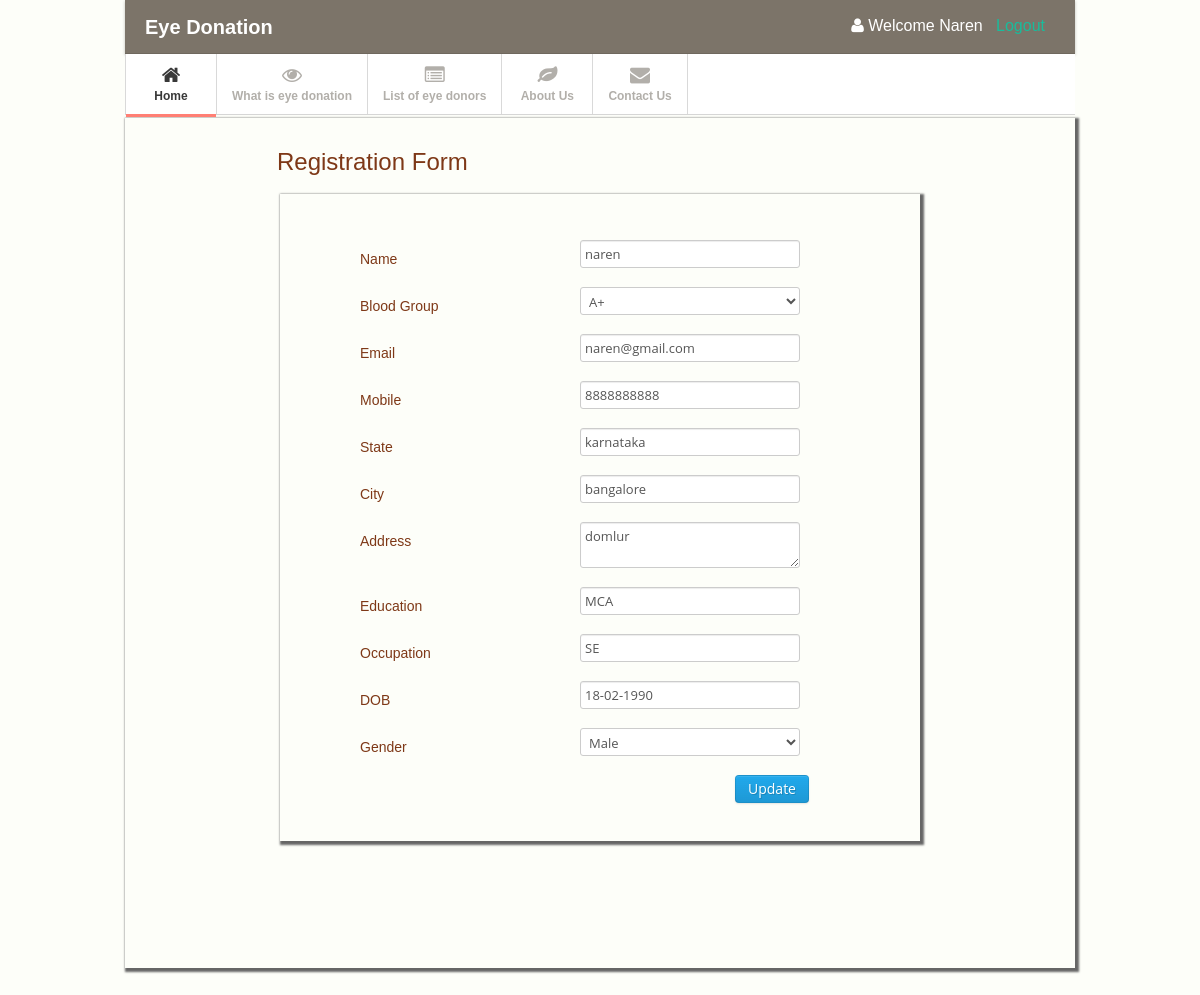
The page /reg.php (signed in) on the database its author committed.
### tables this page shows
CREATE TABLE IF NOT EXISTS `registration` (
  `id` int(10) NOT NULL AUTO_INCREMENT,
  `user_id` int(10) NOT NULL,
  `date` date NOT NULL,
  `name` varchar(50) NOT NULL,
  `blood` varchar(20) NOT NULL,
  `email` varchar(100) NOT NULL,
  `mobile` varchar(50) NOT NULL,
  `state` varchar(100) NOT NULL,
  `city` varchar(100) NOT NULL,
  `address` varchar(500) NOT NULL,
  `education` varchar(100) NOT NULL,
  `occupation` varchar(100) NOT NULL,
  `dob` varchar(50) NOT NULL,
  `gender` varchar(50) NOT NULL,
  PRIMARY KEY (`id`)
);

### reg.php (the view, shortened to what this page needs)
<?php
if(isset($_SESSION['userid'])!=''){
$id=$_SESSION['userid'];
}else
{
header('Location:index.php');
}
?>
<!DOCTYPE html>
<html lang="en">
<head>
<link href="css/bootstrap.min.css" rel="stylesheet">
<link href="css/bootstrap-responsive.min.css" rel="stylesheet">
<link href="css/font-awesome.css" rel="stylesheet">
<link href="css/style.css" rel="stylesheet">
<link href="css/pages/dashboard.css" rel="stylesheet">
 <link href="themes/4/js-image-slider.css" rel="stylesheet" type="text/css" />
    <link href="css/generic.css" rel="stylesheet" type="text/css" />
</head>
<body style="background-color:#FDFEF9;">
<div class="container">
<div class="navbar navbar-fixed-top" >
  <div class="navbar-inner" >
    <div class="container"> <a class="brand" href="index.php"><span style="margin-left:20px;">Eye Donation</span></a><span style="float:right;margin-right:30px;margin-top:10px;font-size:16px;color:#FFF"><?php if(isset($_SESSION['usernames'])!=''){echo "<i class='icon-user'></i> Welcome ".$_SESSION['usernames'];?>&nbsp;&nbsp;&nbsp;<a href="logout.php">Logout</a></span><?php }else{}?>
    </div>
  </div>
</div>
<div class="subnavbar" style="margin-bottom:0.2em;">
  <div class="subnavbar-inner">
    <div class="container">
      <ul class="mainnav">
        <li class="active"><a href="index.php"><i class="icon-home	"></i><span>Home</span> </a> </li>
        <li><a href="eye.php"><i class="icon-eye-open"></i><span>What is eye donation</span> </a> </li>
         <li><a href="list.php"><i class="icon-list-alt"></i><span>List of eye donors</span> </a> </li>
        <li><a href="about.php"><i class="icon-leaf"></i><span>About Us</span> </a> </li>
        <li><a href="contactus.php"><i class="icon-envelope"></i><span>Contact Us</span> </a> </li>
       <li></li>
      </ul>
    </div>
  </div>
</div>
</div>
<div class="main" style="border-bottom:none;">
  <div class="main-inner">
    <div class="container" style="box-shadow:2px 2px 2px 2px#666;height:850px;">
	 <div class="row" style="margin-left:0px;">
                  <div id="regform">
                 <?php
				 $query1="select * from registration where user_id='$id'";
				 $res=mysql_query($query1);
				 $row=mysql_fetch_assoc($res);
				 $num=mysql_num_rows($res);
				 if($num==0){
				 ?>
                  <div  class="span6" style="color:#7E3817;font-size:24px;font-family:Arial Black, Gadget, sans-serif;margin-top:30px;margin-left:16%;"> Registration Form</div><br/>
          <div class="container" style="box-shadow:2px 2px 2px 2px #666;width:600px;margin-top:60px;padding:20px;">
          <form method="post" name="regform">
           <div class="span2"> <label>Name</label></div><div class="span3"><input type="text" name="reg_name" id="reg_name" onBlur="nameValidate()" required/><br/><span style="color:#F00;position:;" id="nameErr"></span></div>
             <div class="span2"> <label>Blood Group</label></div><div class="span3"><select name="blood" id="blood" required>
             <option>--Select--</option>
             <option value="O+">O+</option>
             <option value="O-">O-</option>
             <option value="A+">A+</option>
             <option value="A-">A-</option>
             <option value="B+">B+</option>
             <option value="B-">B-</option>
             <option value="AB+">AB+</option>
             <option value="AB-">AB-</option>
             </select>
             </div>
             <div class="span2"> <label>Email</label></div><div class="span3"><input type="text" name="reg_email" id="reg_email" onBlur="emailValidate()" required/><br/><span style="color:#F00;position:;" id="emailErr"></span></div>
             <div class="span2"> <label>Mobile</label></div><div class="span3"><input type="text" name="reg_mobile" onBlur="mobileValidate()" id="reg_mobile" required/><br/><span style="color:#F00;position:;" id="mobileErr"></span></div>
            <div class="span2"> <label>State</label></div><div class="span3"><input type="text" name="reg_state" id="reg_state" required/></div>
             <div class="span2"> <label>City</label></div><div class="span3"><input type="text" name="reg_city" id="reg_city" required/></div>
              <div class="span2"> <label>Address</label></div><div class="span3"><textarea type="text" name="reg_address" id="reg_address" required></textarea></div>
               <div class="span2"> <label>Education</label></div><div class="span3"><input type="text" name="reg_edu" id="reg_edu" required/></div>
                <div class="span2"> <label>Occupation</label></div><div class="span3"><input type="text" name="reg_ocu" id="reg_ocu" required/></div>
                <div class="span2"> <label>DOB</label></div><div class="span3"><input type="text" name="reg_dob" id="reg_dob" required/></div>
                <div class="span2"> <label>Gender</label></div><div class="span3"><select name="reg_gender" id="reg_gender" required>
             <option>--Select--</option>
             <option value="Male">Male</option>
             <option value="Female">Female</option>
             </select>
             </div>
              <div style="padding-left:385px;"><input type="submit" name="reg" id="reg" value="Submit" class="btn btn-primary"/></div>
           </form>
           </div>
         </div>
          <?php
				 }else{
		  ?>
          <div  class="span6" style="color:#7E3817;font-size:24px;font-family:Arial Black, Gadget, sans-serif;margin-top:30px;margin-left:16%;"> Registration Form</div><br/>
          <div class="container" style="box-shadow:2px 2px 2px 2px #666;width:600px;margin-top:60px;padding:20px;">
          <form method="post" name="regform_update">
           <div class="span2"> <label>Name</label></div><div class="span3"><input type="text" name="reg_name" id="reg_name" value="<?php echo $row['name'];?>" onBlur="nameValidate()" required/><br/><span style="color:#F00;position:;" id="nameErr"></span></div>
             <div class="span2"> <label>Blood Group</label></div><div class="span3"><select name="blood" id="blood1" required>
             <option value="A+" <?php if($row['blood']=='A+'){echo 'selected';}?>>A+</option>
             </select>
             </div>
             <div class="span2"> <label>Email</label></div><div class="span3"><input type="text" name="reg_email" id="reg_email" value="<?php echo $row['email'];?>" onBlur="emailValidate()" required/><br/><span style="color:#F00;position:;" id="emailErr"></span></div>
             <div class="span2"> <label>Mobile</label></div><div class="span3"><input type="text" name="reg_mobile" id="reg_mobile" value="<?php echo $row['mobile'];?>" onBlur="mobileValidate()" id="reg_mobile" required/><br/><span style="color:#F00;position:;" id="mobileErr"></span></div>
            <div class="span2"> <label>State</label></div><div class="span3"><input type="text" name="reg_state" id="reg_state1" value="<?php echo $row['state'];?>" required/></div>
             <div class="span2"> <label>City</label></div><div class="span3"><input type="text" name="reg_city" id="reg_city1" value="<?php echo $row['city'];?>" required/></div>
              <div class="span2"> <label>Address</label></div><div class="span3"><textarea type="text" name="reg_address" id="reg_address1" required><?php echo $row['address'];?></textarea></div>
               <div class="span2"> <label>Education</label></div><div class="span3"><input type="text" name="reg_edu" id="reg_edu1" value="<?php echo $row['education'];?>" required/></div>
                <div class="span2"> <label>Occupation</label></div><div class="span3"><input type="text" name="reg_ocu" id="reg_ocu1" value="<?php echo $row['occupation'];?>" required/></div>
                <div class="span2"> <label>DOB</label></div><div class="span3"><input type="text" name="reg_dob" id="reg_dob1" value="<?php echo $row['dob'];?>" required/></div>
                <div class="span2"> <label>Gender</label></div><div class="span3"><select name="reg_gender" id="reg_gender1" required>
             <option value="Male" <?php if($row['gender']=='Male'){echo 'selected';}?>>Male</option>
             </select>
             </div>
              <div style="padding-left:385px;"><input type="submit" name="update" id="update" value="Update" class="btn btn-primary"/></div>
           </form>
           </div>
         </div>
          <?php }?>
       </div>
	</div>
  </div>
</div>
</body>
</html>

### css/style.css (style rules this page uses)
body { background: #f9f6f1; font: 13px/1.7em 'Open Sans'; }
input, button, select, textarea { font-family: 'Open Sans'; }
.navbar .container { position: relative; }
.navbar-inner { padding: 7px 0; background: #7C7469 !important; -moz-border-radius: 0; -webkit-border-radius: 0; border-radius: 0; }
.navbar-fixed-top { position: static; }
.navbar .brand { font-weight: 600; position: relative; top: 2px; }
.subnavbar { margin-bottom: 2.5em; }
.subnavbar-inner { height: 60px; background: #fff; border-bottom: 1px solid #d6d6d6; }
.subnavbar .container > ul { display: inline-block; height: 80px; padding: 0; margin: 0; }
.subnavbar .container > ul > li { float: left; min-width: 90px; height: 60px; padding: 0; margin: 0; text-align: center; list-style: none; border-left: 1px solid #d9d9d9; }
.subnavbar .container > ul > li > a { display: block; height: 100%; padding: 0 15px; font-size: 12px; font-weight: bold; color: #b2afaa; }
.subnavbar .container > ul > li > a > i { display: inline-block; width: 24px; height: 24px; margin-top: 11px; margin-bottom: -3px; font-size: 20px; }
.subnavbar .container > ul > li > a > span { display: block; }
.subnavbar .container > ul > li.active > a { border-bottom:3px solid #ff7f74; color: #383838; }
.main { padding-bottom: 2em; border-bottom: 1px solid #000; }

### css/generic.css (style rules this page uses)
body { background:#F6F6F6;font:normal 0.9em Arial; margin:0; padding:0; padding-bottom:60px; }

### reg.php (style rules this page uses)
label { margin-left:30px; margin-top:20px; font-size:14px; font-family:"Arial Black", Gadget, sans-serif; color:#7E3817; }
#createPassword input,select { margin-left:50px; margin-top:20px; }
#forgotpassword input,select { margin-left:50px; margin-top:20px; }
#regform input,select,textarea { margin-left:50px; margin-top:10px; }

### rows shown on the page
registration: reg_name "naren", blood "A+", reg_email "naren@gmail.com", reg_mobile "8888888888", reg_state "karnataka", reg_city "bangalore", reg_address "domlur", reg_edu "MCA", reg_ocu "SE", reg_dob "18-02-1990", reg_gender "Male"

### other values the page prints
$_SESSION['usernames'] "Naren"
